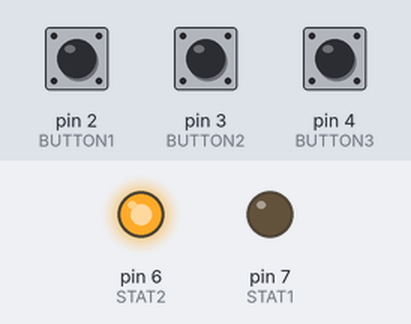
Recording of a sketch running on a simulated Arduino Uno, built with avr-gcc and run on an emulated ATmega328P. Parts: output pins drawn as LEDs (lit = HIGH). The inputs (shaded band) are chosen by the test bench; at power-on: pin 2 (BUTTON1) HIGH, pin 3 (BUTTON2) HIGH, pin 4 (BUTTON3) HIGH. What the sketch prints to the serial monitor is not drawn.

Above: at 0.1 s.
At 1.8 s:
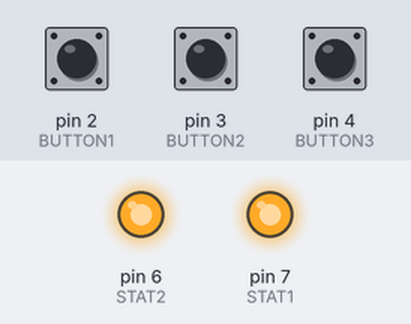
1.9 s: pin 2 (BUTTON1) pulled LOW for 0.15 s
Timing chart, 0 to 4.9 s (numbered marks = the images above; inputs shaded):
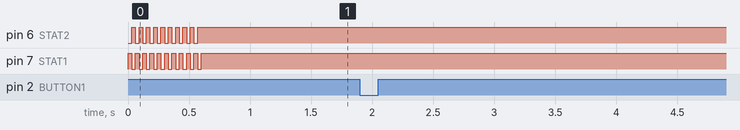

The sketch:

sparkfun_test_sketch_v2.ino
```cpp
// This sketch is used to test if the Sparkfun Midi shield is working as it supposed to
// Change the baud rate to 9600 if you want to test using the IDEs serial monitor.
// Step 1 : Compile the sketch
// Step 2 : Upload the sketch
// Step 3 : When button 1 (D2) is pressed "the number is 1" gets printed on Serial monitor of IDE
// This test is to check if the buttons have been soldered correctly and are working as it is supposed to

// defines for MIDI Shield components only
#define KNOB1  0
#define KNOB2  1

#define BUTTON1  2
#define BUTTON2  3
#define BUTTON3  4

#define STAT1  7
#define STAT2  6


void setup() {

  pinMode(STAT1,OUTPUT);
  pinMode(STAT2,OUTPUT);

  pinMode(BUTTON1,INPUT);
  pinMode(BUTTON2,INPUT);
  pinMode(BUTTON3,INPUT);

  digitalWrite(BUTTON1,HIGH);
  digitalWrite(BUTTON2,HIGH);
  digitalWrite(BUTTON3,HIGH);

  for(int i = 0;i < 10;i++) // flash MIDI Sheild LED's on startup
  {
    digitalWrite(STAT1,HIGH);
    digitalWrite(STAT2,LOW);
    delay(30);
    digitalWrite(STAT1,LOW);
    digitalWrite(STAT2,HIGH);
    delay(30);
  }
  digitalWrite(STAT1,HIGH);
  digitalWrite(STAT2,HIGH);

  //start serial with midi baudrate 31250
  Serial.begin(9600);
}

void loop () {

  //*************** MIDI OUT ***************//

  if(button(BUTTON1))
  {
    int i = 1;
    Serial.print("The number is ");
    Serial.println(i);
    while(button(BUTTON1));
  }

  if(button(BUTTON2))
  {
    int i = 2;
    Serial.print("The number is ");
    Serial.println(i);
    while(button(BUTTON2));
  }

  if(button(BUTTON3))
  {
    int i = 3;
    Serial.print("The number is ");
    Serial.println(i);
    while(button(BUTTON3));
  }

}

char button(char button_num)
{
  return (!(digitalRead(button_num)));
}
```

Measured:
- after the input at 1.9 s, every drawn part: stays the same
